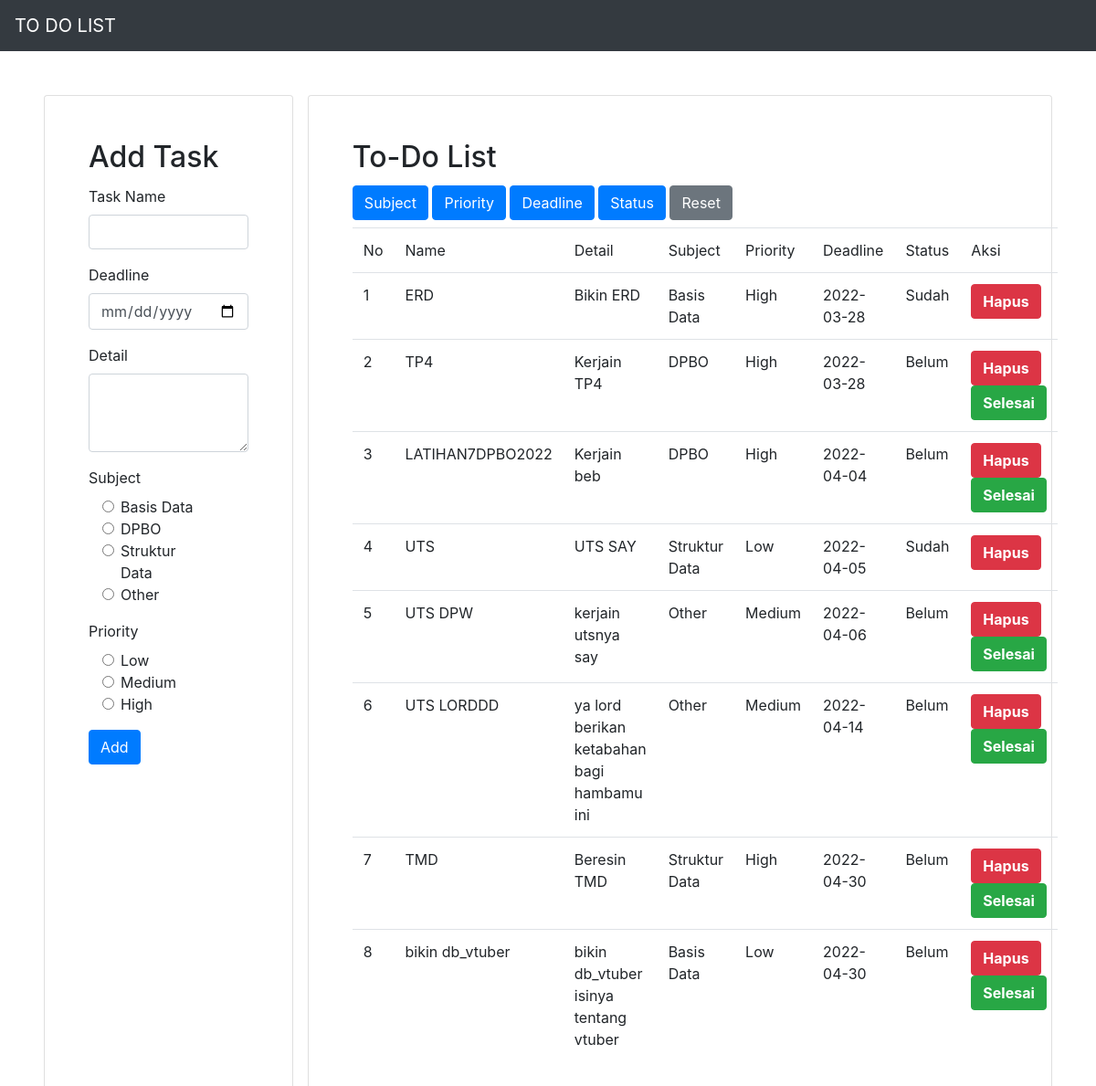
Page /index.php?sortingTask=deadline_td on the committed database.
### tables this page shows
CREATE TABLE `tb_to_do` (
  `id` int(10) NOT NULL,
  `name_td` varchar(255) NOT NULL,
  `details_td` text NOT NULL,
  `subject_td` varchar(255) NOT NULL,
  `priority_td` varchar(255) NOT NULL,
  `deadline_td` date NOT NULL,
  `status_td` varchar(255) NOT NULL
);

### conf.php (called while the page is built)
<?php
$db_host = "localhost";
$db_user = "root";
$db_password = "";
$db_name = "db_task";
?>

### DB.php (called while the page is built, shortened)
<?php
class DB{
	var $db_host = '';
	var $db_user = '';
	var $db_password = '';
	var $db_name = '';
	var $db_link = '';
	var $result = 0;
	function DB($db_host='', $db_user='', $db_password='', $db_name=''){
		$this->db_host = $db_host;
		$this->db_user = $db_user;
		$this->db_password = $db_password;
		$this->db_name = $db_name;
	}
	function open(){
		$this->db_link = mysqli_connect($this->db_host, $this->db_user, $this->db_password, $this->db_name);
	}
	function execute($query=""){
		$this->result = mysqli_query($this->db_link, $query);
		return $this->result;
	}
	function getResult(){
		return mysqli_fetch_array($this->result);
	}
}
?>

### Task.php (called while the page is built, shortened)
<?php
class Task extends DB{
	function sortingTask($mode, $category){
		if ($mode == 1) {
			$query = "SELECT * FROM tb_to_do ORDER BY $category";
		}else {
			$query = "SELECT * FROM tb_to_do ORDER BY
						(CASE
						WHEN $category = 'High' THEN 1
						WHEN $category = 'Medium' THEN 2
						ELSE 3 END)";
		}
		return $this->execute($query);
	}
}
?>

### index.php (the view, shortened to what this page needs)
<?php
include("conf.php");
include("DB.php");
include("Task.php");
$otask = new Task($db_host, $db_user, $db_password, $db_name);
$otask->open();
$otask->getTask();
if (isset($_GET['sortingTask'])) {
	$category = $_GET['sortingTask'];
	if ($category == "reset") {
		$otask->getTask();
	}else if ($category == "priority_td") {
		$otask->sortingTask(0, $category);
	}else {
		$otask->sortingTask(1, $category);
	}
}
$data = null;
$no = 1;
while (list($id, $tname, $tdetails, $tsubject, $tpriority, $tdeadline, $tstatus) = $otask->getResult()) {
	if($tstatus == "Sudah"){
		$data .= "<tr>
		<td>" . $no . "</td>
		<td>" . $tname . "</td>
		<td>" . $tdetails . "</td>
		<td>" . $tsubject . "</td>
		<td>" . $tpriority . "</td>
		<td>" . $tdeadline . "</td>
		<td>" . $tstatus . "</td>
		<td>
		<button class='btn btn-danger'><a href='index.php?id_hapus=" . $id . "' style='color: white; font-weight: bold;'>Hapus</a></button>
		</td>
		</tr>";
		$no++;
	}
	else{
		$data .= "<tr>
		<td>" . $no . "</td>
		<td>" . $tname . "</td>
		<td>" . $tdetails . "</td>
		<td>" . $tsubject . "</td>
		<td>" . $tpriority . "</td>
		<td>" . $tdeadline . "</td>
		<td>" . $tstatus . "</td>
		<td>
		<button class='btn btn-danger'><a href='index.php?id_hapus=" . $id . "' style='color: white; font-weight: bold;'>Hapus</a></button>
		<button class='btn btn-success' ><a href='index.php?id_status=" . $id .  "' style='color: white; font-weight: bold;'>Selesai</a></button>
		</td>
		</tr>";
		$no++;
	}
}

### rows in the picture
tb_to_do: name_td "ERD", details_td "Bikin ERD", subject_td "Basis Data", priority_td "High", deadline_td "2022-03-28", status_td "Sudah"
tb_to_do: name_td "TP4", details_td "Kerjain TP4", subject_td "DPBO", priority_td "High", deadline_td "2022-03-28", status_td "Belum"
tb_to_do: name_td "LATIHAN7DPBO2022", details_td "Kerjain beb", subject_td "DPBO", priority_td "High", deadline_td "2022-04-04", status_td "Belum"
tb_to_do: name_td "UTS", details_td "UTS SAY", subject_td "Struktur Data", priority_td "Low", deadline_td "2022-04-05", status_td "Sudah"
tb_to_do: name_td "UTS DPW", details_td "kerjain utsnya say", subject_td "Other", priority_td "Medium", deadline_td "2022-04-06", status_td "Belum"
tb_to_do: name_td "UTS LORDDD", details_td "ya lord berikan ketabahan bagi hambamu ini", subject_td "Other", priority_td "Medium", deadline_td "2022-04-14", status_td "Belum"
tb_to_do: name_td "TMD", details_td "Beresin TMD", subject_td "Struktur Data", priority_td "High", deadline_td "2022-04-30", status_td "Belum"
tb_to_do: name_td "bikin db_vtuber", details_td "bikin db_vtuber isinya tentang vtuber", subject_td "Basis Data", priority_td "Low", deadline_td "2022-04-30", status_td "Belum"
